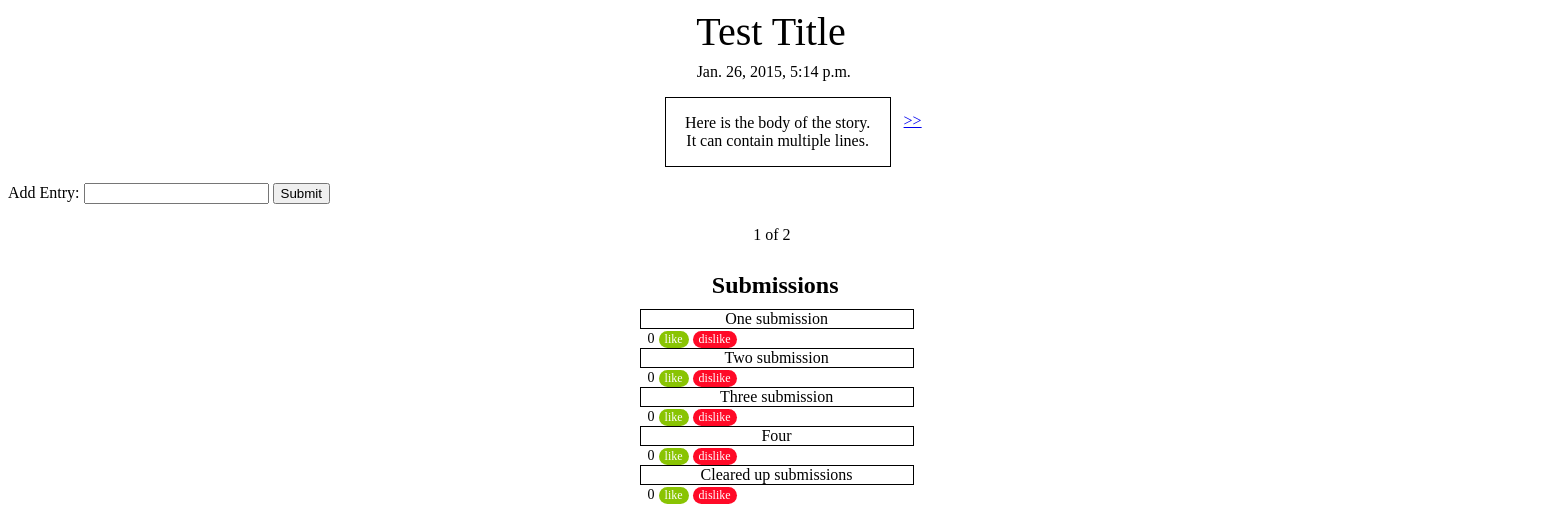
The page / on the database its author committed.
### blogapp/models.py (models this page shows, shortened)
class Story(models.Model):
    title = models.CharField(max_length=140)
    body = models.TextField()
    date = models.DateTimeField()

class Submission(models.Model):
    story = models.ForeignKey(Story)
    text = models.CharField(max_length=140)
    votes = models.IntegerField(default=0)
    date = models.DateTimeField()

### blogapp/views.py (the view)
# urls.py: url(r'^$', views.main, name='main'),
def main(request):
    stories = Story.objects.all().order_by('-date')
    submissions = Submission.objects.all()
    paginator = Paginator(stories, 1)
    try:
        page = int(request.GET.get("page", '1'))
    except ValueError:
        page = 1
    try:
        stories = paginator.page(page)
    except (InvalidPage, EmptyPage):
        stories = paginator.page(paginator.num_pages)
    return render(request, 'blogapp/main.html', dict(stories=stories, submissions=submissions))

### blogapp/templates/blogapp/main.html (shortened to what this page needs)
{% load staticfiles %}
<!DOCTYPE html>
<html>
<head lang="en">
    <link rel="stylesheet" type="text/css" href="{% static 'blogapp/style.css' %}" />
</head>
<body>
    <div id="story">
        {% for story in stories %}
            <div class="title">
                <div class= "title_text"> {{ story.title }} </div>
            </div>
                <ul>
                    <div class="time">{{ story.date }}</div>
                    <div class="body">{{ story.body|linebreaks }}</div>
                </ul>
            <div class= "submissions">
                <div class= "submission_title">
                    <h1> Submissions </h1>
                </div>
                {% for submission in submissions %}
                    {% ifequal submission.story.pk story.pk %}
                        <div class= "submission_box">
                            <div class= "text"> {{submission.text}}</div>
                        </div>
                        <div class="votes">{{ submission.votes }}</div>
                        <form action="" style="display:inline-block;" method="post">
                            <input id="like" class="like" type="button" value="like">
                        </form>
                        <form action="" style="display:inline-block;" method="post">
                            <input id="dislike" class="dislike" type="button" value="dislike"/>
                        </form>
                    {% endifequal %}
                {% endfor %}
            </div>
        {% endfor %}
<form action='submission/' method='post'>{% csrf_token %}
<p> Add Entry: <input type= "text" name="submission">
<input type='submit' value='Submit' />
</form>
        {% if stories.object_list and stories.paginator.num_pages > 1 %}
        <div class="pagination" style="margin-top: 20px; margin-left: -20px; ">
            <span class="step-links">
                <span class="current">
                    <div class= "current">
                    &nbsp;{{ stories.number }} of {{ stories.paginator.num_pages }}
                    </div>
                </span>
                {% if stories.has_next %}
                    <div class= "older_entries">
                    <a href="?page={{ stories.next_page_number }}"> &gt;&gt; </a>
                    </div>
                {% endif %}
            </span>
        </div>
        {% endif %}
    </div>
</body>
</html>

### blogapp/static/blogapp/style.css (style rules this page uses)
.title { position: relative; font-size: 40px; margin-left: 41%; }
.title_text { text-align: center; width: 6.5em; }
.time { position: relative; margin-left: 41%; left: 2em; }
.time { margin-top: -.5em; }
.body { margin-left: 41%; width: 13em; padding-left: .5em; padding-right: .5em; text-align: center; border: solid; border-width: 1px; margin-top: 1em; }
.current { position: relative; margin-left: 41%; margin-top: -1em; left: 3.75em; }
.older_entries { position: absolute; left: 41%; margin-left: 16.5em; top: 7em; }
.submissions { position: absolute; width: 100%; top: 15em; margin-top: 1em; margin-left: 41%; }
.submission_box { position: relative; border: solid; border-width: 1px; width: 17em; margin-left: -.5em; }
.submission_title { font-size: 12px; margin-left: 5.35em; margin-bottom: -.5em; }
.text { text-align: center; }
.votes { font-size: 14px; font-family: Times,serif; display:inline-block; }
.like { font-size:12px; font-family:Times, serif; font-weight:normal; border-radius:16px; border:0px solid #68aa07; background-color:#89c403; color:#ffffff; display:inline-block; }
.dislike { font-size:12px; font-family:Times, serif; font-weight:normal; border-radius:16px; border:0px solid #f04030; background-color: #ff0a27; color:#ffffff; display:inline-block; }

### rows shown on the page
Story: title "Test Title", date "Jan. 26, 2015, 5:14 p.m.", body "Here is the body of the story. It can contain multiple lines."
Submission: text "One submission", votes "0"
Submission: text "Two submission", votes "0"
Submission: text "Three submission", votes "0"
Submission: text "Four", votes "0"
Submission: text "Cleared up submissions", votes "0"

### other values the page prints
{{ stories.number }} "1"
{{ stories.paginator.num_pages }} "2"
